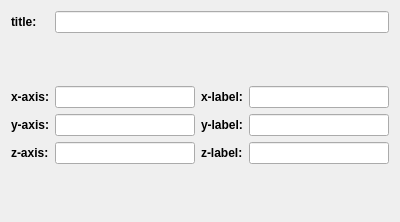
<?xml version="1.0" encoding="UTF-8"?>
<ui version="4.0">
 <class>Plot_Definer_2D</class>
 <widget class="QWidget" name="Plot_Definer_2D">
  <property name="geometry">
   <rect>
    <x>0</x>
    <y>0</y>
    <width>400</width>
    <height>222</height>
   </rect>
  </property>
  <property name="windowTitle">
   <string>Form</string>
  </property>
  <layout class="QGridLayout" name="gridLayout">
   <item row="2" column="0">
    <widget class="QLabel" name="label_5">
     <property name="font">
      <font>
       <pointsize>9</pointsize>
       <weight>75</weight>
       <bold>true</bold>
      </font>
     </property>
     <property name="text">
      <string>x-axis:</string>
     </property>
    </widget>
   </item>
   <item row="3" column="0">
    <widget class="QLabel" name="label_6">
     <property name="font">
      <font>
       <pointsize>9</pointsize>
       <weight>75</weight>
       <bold>true</bold>
      </font>
     </property>
     <property name="text">
      <string>y-axis:</string>
     </property>
    </widget>
   </item>
   <item row="4" column="0">
    <widget class="QLabel" name="label_7">
     <property name="font">
      <font>
       <pointsize>9</pointsize>
       <weight>75</weight>
       <bold>true</bold>
      </font>
     </property>
     <property name="text">
      <string>z-axis:</string>
     </property>
    </widget>
   </item>
   <item row="2" column="1">
    <widget class="Variable_Box" name="lineEdit_x_axis"/>
   </item>
   <item row="3" column="1">
    <widget class="Variable_Box" name="lineEdit_y_axis"/>
   </item>
   <item row="4" column="1">
    <widget class="Variable_Box" name="lineEdit_z_axis"/>
   </item>
   <item row="2" column="3">
    <widget class="QLineEdit" name="lineEdit_xlabel"/>
   </item>
   <item row="0" column="0">
    <widget class="QLabel" name="label_11">
     <property name="font">
      <font>
       <pointsize>9</pointsize>
       <weight>75</weight>
       <bold>true</bold>
      </font>
     </property>
     <property name="text">
      <string>title:</string>
     </property>
    </widget>
   </item>
   <item row="1" column="1">
    <spacer name="verticalSpacer">
     <property name="orientation">
      <enum>Qt::Vertical</enum>
     </property>
     <property name="sizeHint" stdset="0">
      <size>
       <width>20</width>
       <height>40</height>
      </size>
     </property>
    </spacer>
   </item>
   <item row="4" column="2">
    <widget class="QLabel" name="label_10">
     <property name="font">
      <font>
       <pointsize>9</pointsize>
       <weight>75</weight>
       <bold>true</bold>
      </font>
     </property>
     <property name="text">
      <string>z-label:</string>
     </property>
    </widget>
   </item>
   <item row="4" column="3">
    <widget class="QLineEdit" name="lineEdit_zlabel"/>
   </item>
   <item row="3" column="2">
    <widget class="QLabel" name="label_8">
     <property name="font">
      <font>
       <pointsize>9</pointsize>
       <weight>75</weight>
       <bold>true</bold>
      </font>
     </property>
     <property name="text">
      <string>y-label:</string>
     </property>
    </widget>
   </item>
   <item row="3" column="3">
    <widget class="QLineEdit" name="lineEdit_ylabel"/>
   </item>
   <item row="0" column="1" colspan="3">
    <widget class="QLineEdit" name="lineEdit_title"/>
   </item>
   <item row="2" column="2">
    <widget class="QLabel" name="label_9">
     <property name="font">
      <font>
       <pointsize>9</pointsize>
       <weight>75</weight>
       <bold>true</bold>
      </font>
     </property>
     <property name="text">
      <string>x-label:</string>
     </property>
    </widget>
   </item>
   <item row="5" column="1">
    <spacer name="verticalSpacer_2">
     <property name="orientation">
      <enum>Qt::Vertical</enum>
     </property>
     <property name="sizeHint" stdset="0">
      <size>
       <width>20</width>
       <height>40</height>
      </size>
     </property>
    </spacer>
   </item>
  </layout>
 </widget>
 <customwidgets>
  <customwidget>
   <class>Variable_Box</class>
   <extends>QLineEdit</extends>
   <header>utility.variable_tool_tip_box</header>
  </customwidget>
 </customwidgets>
 <tabstops>
  <tabstop>lineEdit_title</tabstop>
  <tabstop>lineEdit_x_axis</tabstop>
  <tabstop>lineEdit_y_axis</tabstop>
  <tabstop>lineEdit_z_axis</tabstop>
  <tabstop>lineEdit_xlabel</tabstop>
  <tabstop>lineEdit_ylabel</tabstop>
  <tabstop>lineEdit_zlabel</tabstop>
 </tabstops>
 <resources/>
 <connections/>
</ui>
